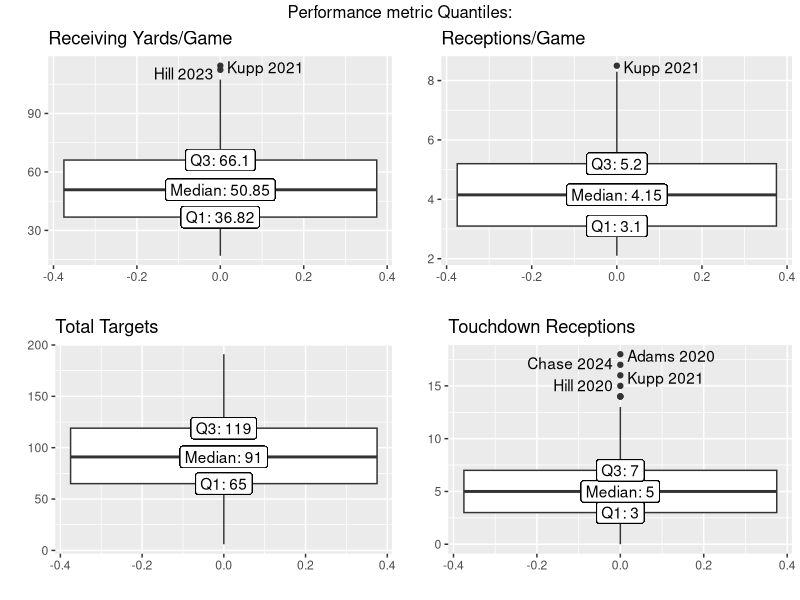
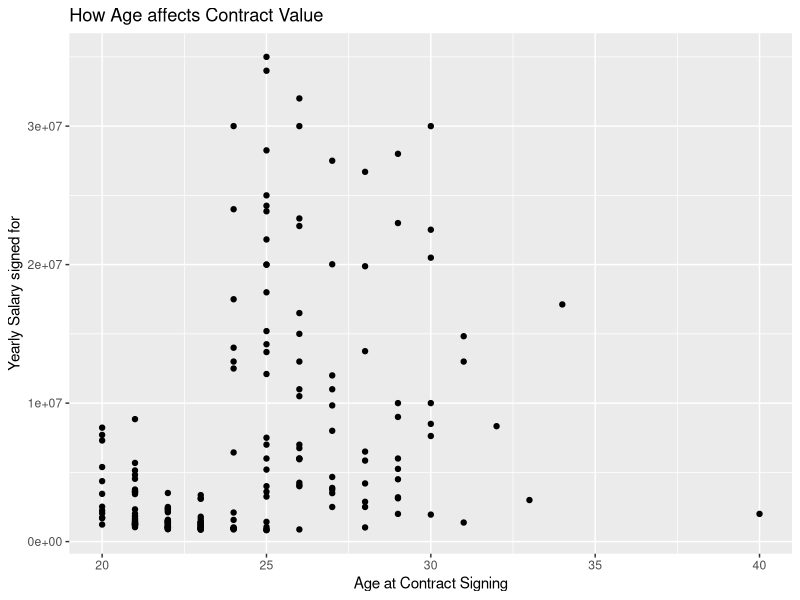
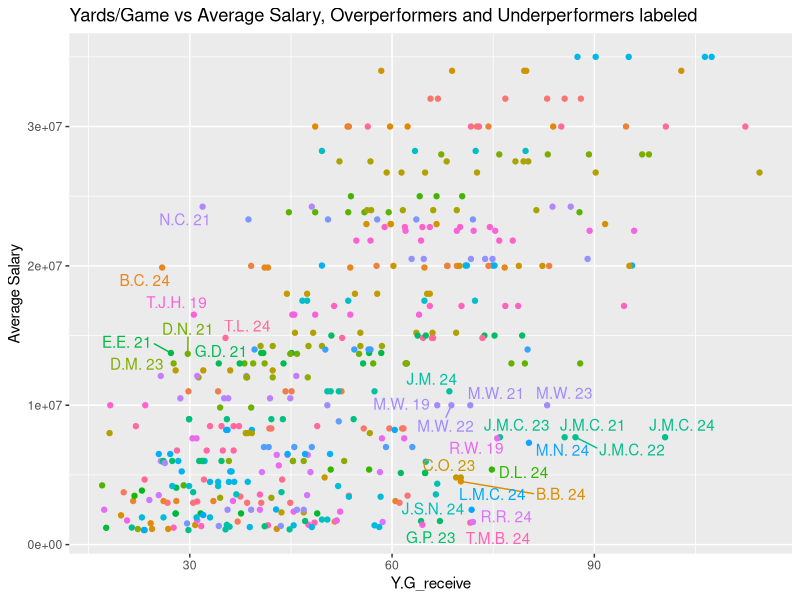
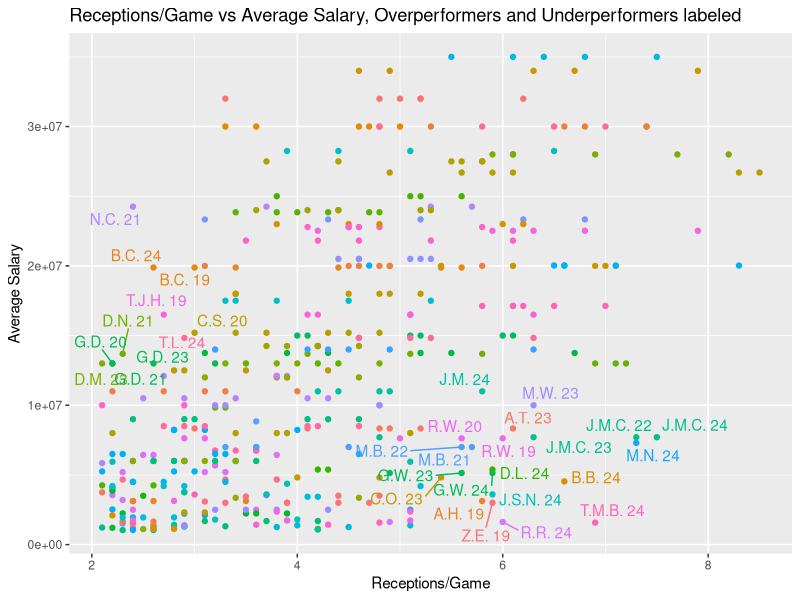
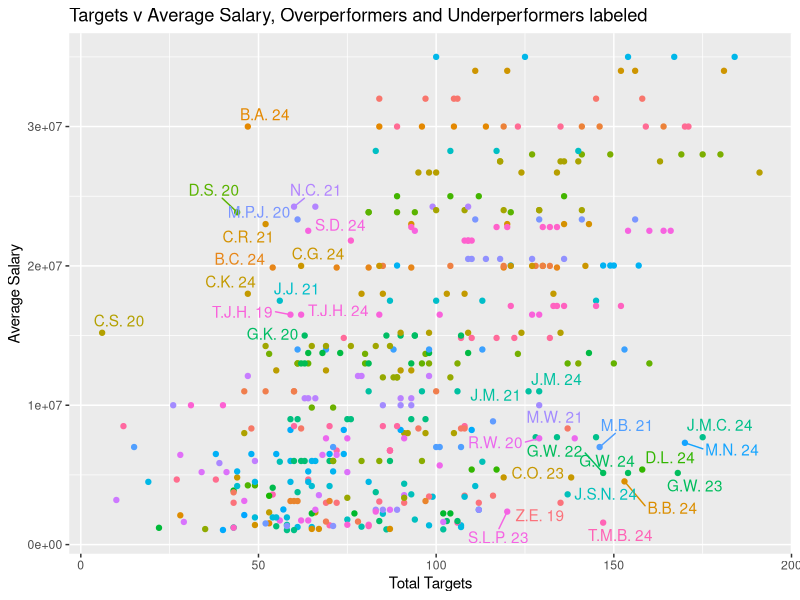
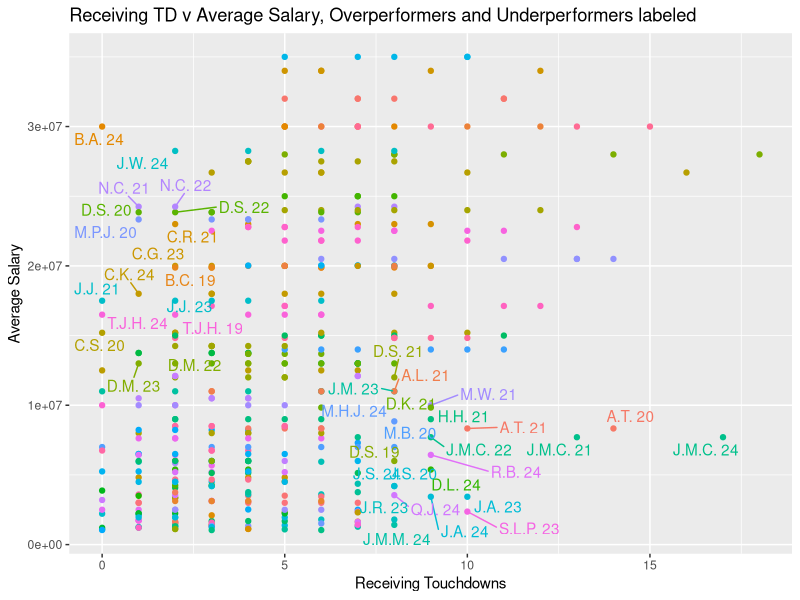
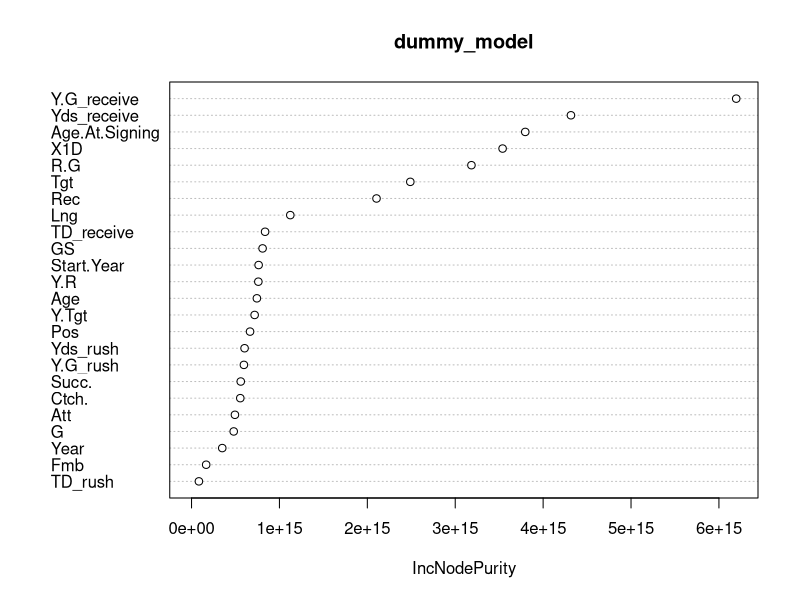
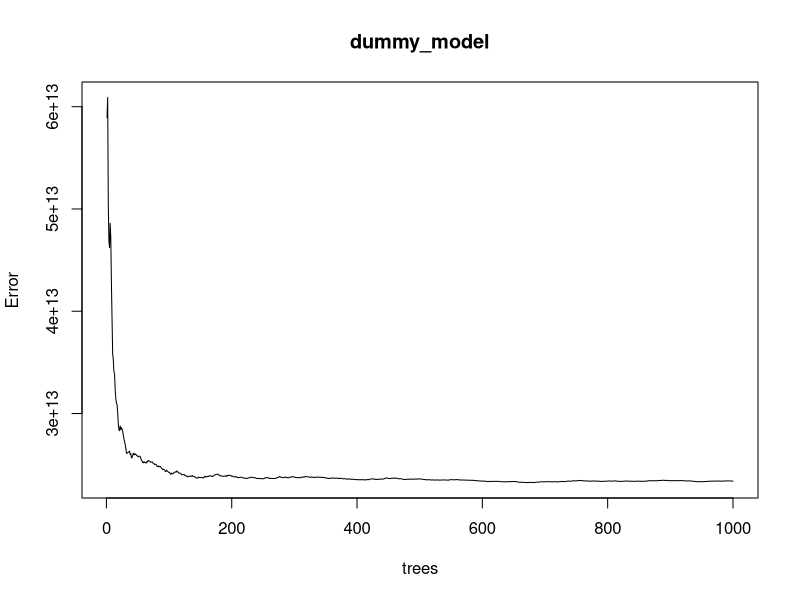

These charts were generated, in order, by the following R code: (Note: this script raises an error after producing the figures.)
## ---- chunk 1
knitr::opts_chunk$set(echo = TRUE)
## ---- chunk 2
# Packages, install if necessary
library(dplyr)
library(randomForest)
library(ggplot2)
library(ggrepel)
library(gridExtra)

# Straight from github repo, assumes all files in same directory
Salary_Data <- read.csv("./NFL Salary Data.csv")
Receiving_Data <- read.csv("./Receiving Data.csv")
Rushing_Data <- read.csv("./Rushing Data.csv")
## ---- chunk 3
# Format Player_Data
# Remove space in team name and format dollar amounts into integers
Salary_Data <- Salary_Data %>% 
  mutate(Team.Currently.With = gsub("\\n.+", "", Team.Currently.With)) %>%
  mutate(
    Value = as.numeric(gsub("[$,]", "", Value)),
    Average.Salary = as.numeric(gsub("[$,]", "", Average.Salary)),
    Practical.Guarantee = as.numeric(gsub("[$,]", "", Practical.Guarantee)),
    Guarantee.at.Sign = as.numeric(gsub("[$,]", "", Guarantee.at.Sign))
  )

Receiver_Salary <- Salary_Data %>%
  filter(Pos == "WR" | Pos == "TE") %>% 
  select(Player, Average.Salary, Age.At.Signing, Start.Year) # Change Average.Salary if we want to use total contract or years

Receiver_Rushing_Data <- Rushing_Data %>% 
  filter(Pos == "WR" | Pos == "TE") %>%
  select(Player, Year, Att, Yds, TD, Y.G)

Receiver_Data <- Receiving_Data %>%
  left_join(Receiver_Rushing_Data, by= c("Player","Year"), suffix = c("_receive", "_rush")) %>% # Add in rushing data
  left_join(Receiver_Salary, by = "Player") %>% # Add in Salary Data
  filter(!is.na(Average.Salary)) %>%
  filter(R.G > 2)

# Replace NAs
Receiver_Data[is.na(Receiver_Data)] <- 0

# Remove duplicates
Receiver_Data <- Receiver_Data[!duplicated(Receiver_Data[c("Player", "Year")]), ]


nrow(Receiver_Data)
## ---- chunk 4
# Outlier testing
pd2024 <- Receiver_Data

quantilePlot <- function(df, col, title = col) {
  Q1 <- quantile(df[[col]], .25)
  Median <- quantile(df[[col]], .5)
  Q3 <- quantile(df[[col]], .75)
  IQR <- Q3 - Q1
  lower <- Q1 - 1.5 * IQR
  upper <- Q3 + 1.5 * IQR
  
  return(
    ggplot(df, aes(x = 0, y=.data[[col]])) +
    geom_boxplot() +
    geom_label(data = df, aes(y = Q1, label = paste("Q1:", round(Q1, 2)))) +
    geom_label(data = df, aes(y = Median, label = paste("Median:", round(Median, 2)))) +
    geom_label(data = df, aes(y = Q3, label = paste("Q3:", round(Q3, 2)))) +
    geom_text_repel(aes(label = 
      ifelse(
        .data[[col]] < lower | .data[[col]] > upper,
        paste(gsub(".+ ", "", Player), Year), ""
      )
    )) +
    labs(x = "", y = "", title = title)
  )
}


grid.arrange(
  quantilePlot(pd2024, "Y.G_receive", "Receiving Yards/Game"),
  quantilePlot(pd2024, "R.G", "Receptions/Game"),
  quantilePlot(pd2024, "Tgt", "Total Targets"),
  quantilePlot(pd2024, "TD_receive", "Touchdown Receptions"),
  nrow=2, ncol=2, top = "Performance metric Quantiles:"
)
## ---- chunk 5
salary_threshold <- mean(pd2024$Average.Salary)

# Contract v Age test
ggplot(Receiver_Salary, aes(Age.At.Signing, Average.Salary)) + geom_point() +
  # geom_text_repel(aes(label = Player)) +  # idt we neeeed names here
  theme(legend.position = "none") +
  labs(
    title = "How Age affects Contract Value",
    y="Yearly Salary signed for",
    x = "Age at Contract Signing"
  )

# QBR Outlier Test
ggplot(pd2024, aes(Y.G_receive, Average.Salary, color=Player)) + geom_point() +
  geom_text_repel(aes(label = 
    ifelse(
      (Y.G_receive > quantile(Y.G_receive, .75) & Average.Salary < salary_threshold) | (Y.G_receive < quantile(Y.G_receive, .25) & Average.Salary > salary_threshold),
      paste(gsub("[^A-Z]+", ".", Player), sub("20", "", paste(Year))),
      ""
    ) 
  )) +
  labs(
    title = "Yards/Game vs Average Salary, Overperformers and Underperformers labeled",
    y = "Average Salary"
  ) + 
  theme(legend.position = "none")

# Passer Rating outlier test
ggplot(pd2024, aes(R.G, Average.Salary, color=Player)) + geom_point() +
  geom_text_repel(aes(label =
    ifelse(
      (R.G > quantile(R.G, .75) & Average.Salary < salary_threshold) | (R.G < quantile(R.G, .25) & Average.Salary > salary_threshold),
      paste(gsub("[^A-Z]+", ".", Player), sub("20", "", paste(Year))),
      ""
    )
  )) +
  labs(
    title = "Receptions/Game vs Average Salary, Overperformers and Underperformers labeled",
    y = "Average Salary",
    x = "Receptions/Game"
  ) + 
  theme(legend.position = "none")

# Y.G Outlier test
ggplot(pd2024, aes(Tgt, Average.Salary, color=Player)) + geom_point() +
  geom_text_repel(aes(label = 
    ifelse(
      (Tgt > quantile(Tgt, .75) & Average.Salary < salary_threshold) | (Tgt < quantile(Tgt, .25) & Average.Salary > salary_threshold),  
      paste(gsub("[^A-Z]+", ".", Player), sub("20", "", paste(Year))),
      ""
    ) 
  )) +
  labs(
    title = "Targets v Average Salary, Overperformers and Underperformers labeled",
    y = "Average Salary",
    x = "Total Targets"
  ) + 
  theme(legend.position = "none")

# Total Touchdown test
ggplot(pd2024, aes(TD_receive, Average.Salary, color=Player)) + geom_point() +
  geom_text_repel(aes(label = 
    ifelse(
      (TD_receive > quantile(TD_receive, .75) & Average.Salary < salary_threshold) | (TD_receive < quantile(TD_receive, .25) & Average.Salary > salary_threshold),  
      paste(gsub("[^A-Z]+", ".", Player), sub("20", "", paste(Year))),
      ""
    ) 
  )) +
  labs(
    title = "Receiving TD v Average Salary, Overperformers and Underperformers labeled",
    y = "Average Salary",
    x = "Receiving Touchdowns"
  ) + 
  theme(legend.position = "none")
## ---- chunk 6
# Use these to get static values to remove outliers with
YG_q1 <- quantile(Receiver_Data$Y.G_receive , .25)
YG_q3 <- quantile(Receiver_Data$Y.G_receive , .75)
RG_q1 <- quantile(Receiver_Data$R.G, .25)
RG_q3 <- quantile(Receiver_Data$R.G, .75)


possible_predictors <- Receiver_Data[,c(3, 5:20, 22:29)] %>% # Extract columns we wanna use
 filter(Y.G_receive < YG_q3 | Average.Salary > mean(Average.Salary)) %>%
 filter(Y.G_receive > YG_q1 | Average.Salary < mean(Average.Salary)) %>%
 filter(R.G < RG_q3 | Average.Salary > mean(Average.Salary)) %>%
 filter(R.G > RG_q1 | Average.Salary < mean(Average.Salary))


# Train a dummy model on all predictors just to get importance graph
set.seed(12345)
dummy_model <- randomForest(
  formula = Average.Salary ~ .,
  data = possible_predictors,
  ntree = 1000, # Arbitrarily high number of trees for importance certainty
  mtry = 4      # This number probably matters lmao
)

nrow(possible_predictors)
varImpPlot(dummy_model)
apply(importance(dummy_model), 2, function(x) sort(x, decreasing=TRUE))
plot(dummy_model)
## ---- chunk 7
set.seed(12345)
span_model <- randomForest(
  formula = Average.Salary ~ Y.G_receive + R.G + Tgt + TD_receive,
  data = possible_predictors,
  ntree = 200, # let's mess with this value later. The higher this gets, the more prone to overfitting
  mtry = 3 # Tested with 3 and 4, basically the same
)

span_model$mse[200]
span_model$rsq[200]

predictions <- as.vector(predict(span_model, newdata = Receiver_Data))
res <- data.frame(
  Name = Receiver_Data$Player,
  Year = Receiver_Data$Year,
  Salary = Receiver_Data$Average.Salary,
  Predicted_Salary = predictions,
  Diff = predictions - Receiver_Data$Average.Salary,
  PDiff = predictions / Receiver_Data$Average.Salary
)

# Some testers
res %>% arrange(desc(Predicted_Salary))
res %>% arrange(desc(Predicted_Salary)) %>% filter(Year == 2024)
## ---- chunk 8
ggplot(res %>% filter(Year == 2023) %>% arrange(desc(Predicted_Salary)) %>% slice_head(n=30), 
       aes(x = Salary, xend = Predicted_Salary, y = reorder(Name, Predicted_Salary))) +
  geom_segment(aes(yend = Name)) +
  geom_point(aes(y = Name, x = Salary), color="red") + 
  geom_point(aes(y = Name, x = Predicted_Salary), color="blue")
## ---- chunk 9
Contract_year_datapoints <- Receiver_Data %>% filter(Year == Start.Year-1)
predictions <- as.vector(predict(span_model, newdata = Contract_year_datapoints))
res <- data.frame(
  Name = Contract_year_datapoints$Player,
  Year = Contract_year_datapoints$Year,
  Salary = Contract_year_datapoints$Average.Salary,
  Predicted_Salary = predictions,
  Diff = predictions - Contract_year_datapoints$Average.Salary,
  PDiff = predictions / Contract_year_datapoints$Average.Salary
)
res %>% arrange(desc(Predicted_Salary))
## ---- chunk 10
new_data <- data.frame(
  Player = "D'Brickshaw Ferguson",
  QBR = 74,
  Rate = 100,
  Y.G_pass = 265,
  Att_pass = 450,
  TD_pass = 25,
  Y.G_rush = 20,
  Average.Salary = 2
)

predictions <- as.vector(predict(span_model, new_data))
res <- data.frame(
  Name = new_data$Player,
  Salary = new_data$Average.Salary,
  Predicted_Salary = predictions,
  Diff = predictions - new_data$Average.Salary,
  PDiff = predictions / new_data$Average.Salary
)
res %>% arrange(desc(Predicted_Salary))
